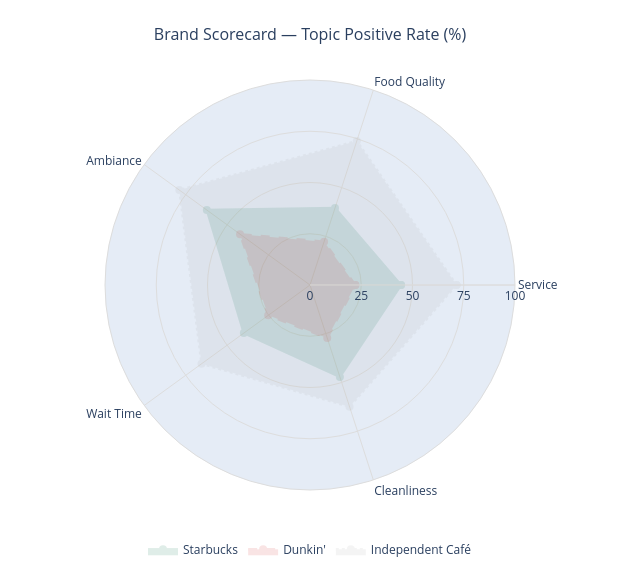

This figure's notebook cell:
### Markdown cell above
## 3. Topic Scorecard

### Code cell
topic_dims = ["Service", "Food Quality", "Ambiance", "Wait Time", "Cleanliness"]

scores = {}
for b in scored_brands:
    g = df[df["brand_category"] == b]
    rates = {}
    for t in topic_dims:
        # Multi-label: count reviews that mention this topic (may also carry other tags)
        mask  = g["topic_tags"].str.contains(t, regex=False)
        total = mask.sum()
        pos   = (mask & (g["star_tier"] == "Positive")).sum()
        rates[t] = round(pos / total * 100, 1) if total > 0 else 0
    scores[b] = rates

score_df = pd.DataFrame(scores).T
score_df["Composite"] = score_df.mean(axis=1).round(1)
display(score_df)

theta = topic_dims + [topic_dims[0]]
brand_styles = {
    "Starbucks":        {"color": "#00704A", "dash": "solid"},
    "Dunkin'":          {"color": "#d62728", "dash": "dash"},
    "Independent Café": {"color": "#aaaaaa", "dash": "dot"},
}

fig = go.Figure()
for brand, style in brand_styles.items():
    vals = [scores[brand][d] for d in topic_dims] + [scores[brand][topic_dims[0]]]
    fig.add_trace(go.Scatterpolar(
        r=vals, theta=theta, name=brand,
        mode="lines+markers",
        line=dict(color=style["color"], dash=style["dash"], width=2.5),
        marker=dict(color=style["color"], size=8),
        fill="toself", fillcolor=style["color"], opacity=0.12,
    ))

fig.update_layout(
    polar=dict(
        radialaxis=dict(
            visible=True, range=[0, 100],
            tickvals=[0, 25, 50, 75, 100], ticksuffix="%",
            gridcolor="#dddddd", linecolor="#dddddd",
        ),
        angularaxis=dict(gridcolor="#dddddd", linecolor="#dddddd"),
    ),
    title=dict(text="Brand Scorecard — Topic Positive Rate (%)", font=dict(size=16), x=0.5),
    legend=dict(orientation="h", yanchor="bottom", y=-0.18, xanchor="center", x=0.5),
    paper_bgcolor="white",
    width=620, height=580,
    margin=dict(t=80, b=90, l=60, r=60),
)
fig.write_html(str(FIGURES_DIR / "11_scorecard_summary.html"))
fig.show()

### Figure 1 — Plotly figure (JSON) as saved in the notebook; plotly's stock layout.template omitted (floating-point values rounded to 4 significant figures)
{"data": [{"fill": "toself", "fillcolor": "#00704A", "line": {"color": "#00704A", "dash": "solid", "width": 2.5}, "marker": {"color": "#00704A", "size": 8}, "mode": "lines+markers", "name": "Starbucks", "opacity": 0.12, "r": [44.4, 39.5, 62.2, 39.9, 47.2, 44.4], "theta": ["Service", "Food Quality", "Ambiance", "Wait Time", "Cleanliness", "Service"], "type": "scatterpolar"}, {"fill": "toself", "fillcolor": "#d62728", "line": {"color": "#d62728", "dash": "dash", "width": 2.5}, "marker": {"color": "#d62728", "size": 8}, "mode": "lines+markers", "name": "Dunkin'", "opacity": 0.12, "r": [22.1, 22.2, 42.2, 25.2, 27.2, 22.1], "theta": ["Service", "Food Quality", "Ambiance", "Wait Time", "Cleanliness", "Service"], "type": "scatterpolar"}, {"fill": "toself", "fillcolor": "#aaaaaa", "line": {"color": "#aaaaaa", "dash": "dot", "width": 2.5}, "marker": {"color": "#aaaaaa", "size": 8}, "mode": "lines+markers", "name": "Independent Café", "opacity": 0.12, "r": [71.5, 73.9, 78.8, 65.4, 62.4, 71.5], "theta": ["Service", "Food Quality", "Ambiance", "Wait Time", "Cleanliness", "Service"], "type": "scatterpolar"}], "layout": {"height": 580, "legend": {"orientation": "h", "x": 0.5, "xanchor": "center", "y": -0.18, "yanchor": "bottom"}, "margin": {"b": 90, "l": 60, "r": 60, "t": 80}, "paper_bgcolor": "white", "polar": {"angularaxis": {"gridcolor": "#dddddd", "linecolor": "#dddddd"}, "radialaxis": {"gridcolor": "#dddddd", "linecolor": "#dddddd", "range": [0, 100], "ticksuffix": "%", "tickvals": [0, 25, 50, 75, 100], "visible": true}}, "title": {"font": {"size": 16}, "text": "Brand Scorecard — Topic Positive Rate (%)", "x": 0.5}, "width": 620}}
